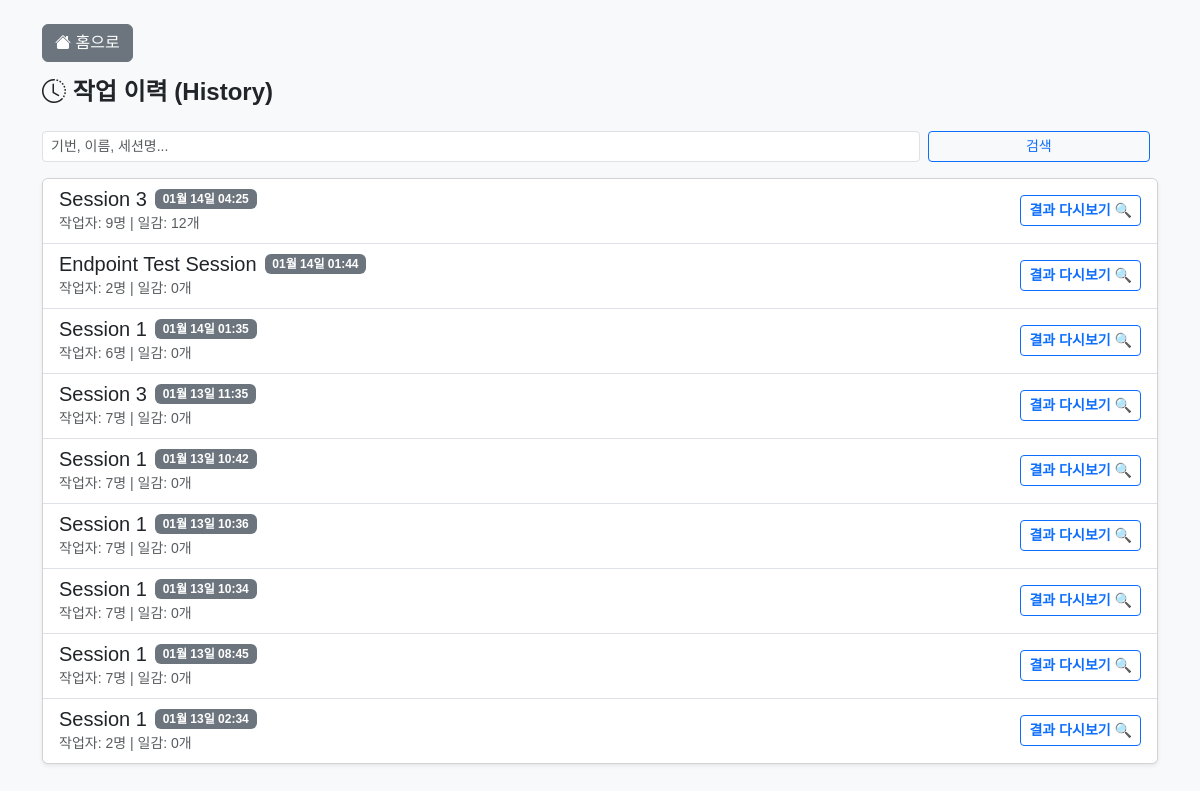
The page /history/ on the database as committed earlier.
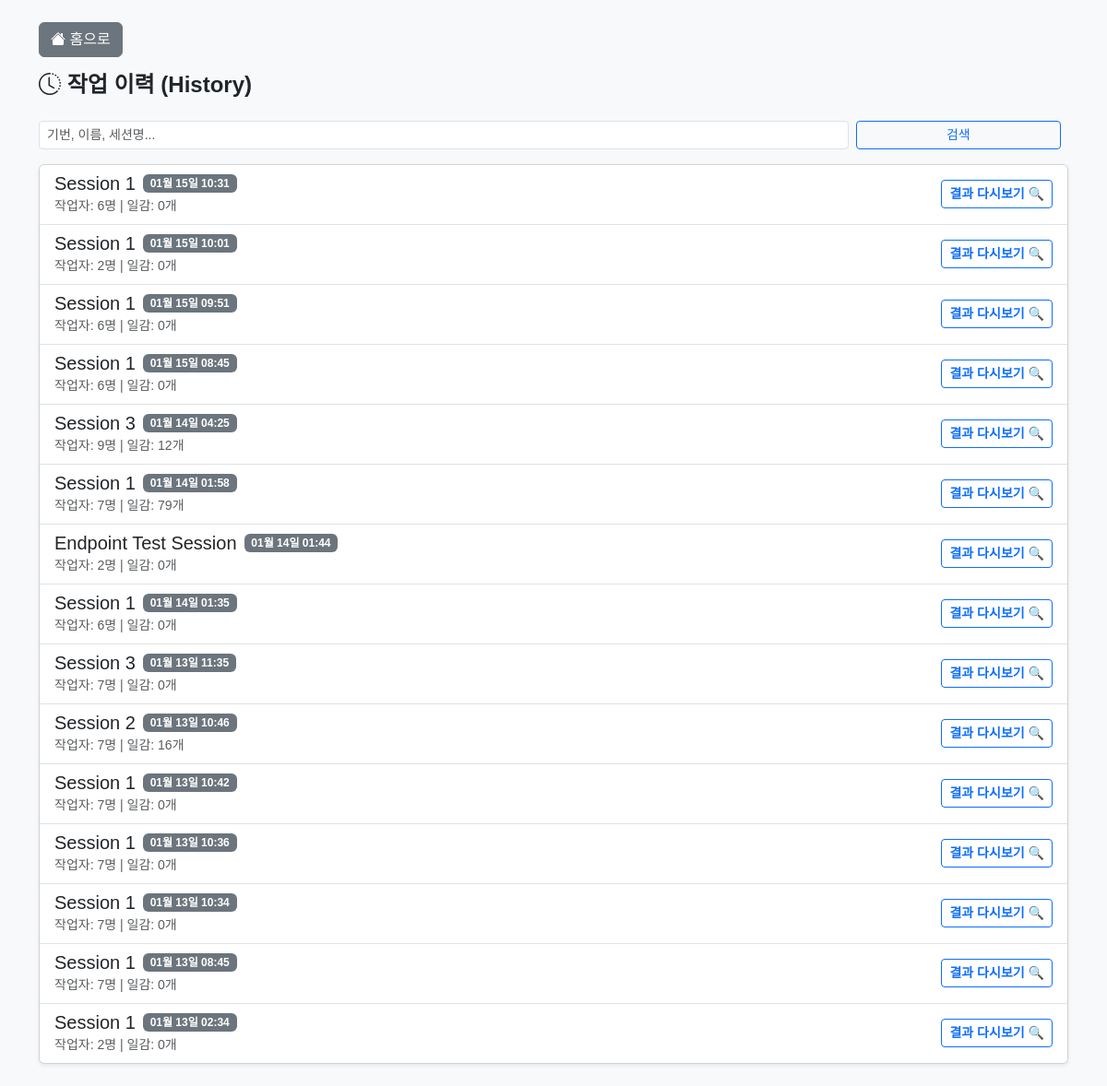
The same page on the database as committed later.
### manning/models.py (models this page shows, shortened)
class WorkSession(models.Model):
    name = models.CharField(max_length=100, verbose_name="세션 이름") # 예: Section A
    created_at = models.DateTimeField(auto_now_add=True) # 만든 날짜
    is_active = models.BooleanField(default=True)

### manning/views.py (the view)
# urls.py: path('history/', views.HistoryView.as_view(), name='history'),
class HistoryView(View):
    def get(self, request):
        history_list = WorkSession.objects.filter(is_active=False).order_by('-created_at')
        query = request.GET.get('q')
        if query:
            history_list = history_list.filter(
                Q(name__icontains=query) |                  # 세션 이름 검색
                Q(workitem__gibun_input__icontains=query) | # 기번 검색 (일감)
                Q(worker__name__icontains=query)            # 작업자 이름 검색 (명단)
            ).distinct() # 중복 제거 (한 세션에 검색된 작업자가 여러 명일 경우 대비)
        return render(request, 'manning/history.html', {'history_list': history_list})

### manning/templates/manning/history.html (shortened to what this page needs)
<!DOCTYPE html>
<html lang="ko">
    <head>
        <link
            href="https://cdn.jsdelivr.net/npm/bootstrap@5.3.0/dist/css/bootstrap.min.css"
            rel="stylesheet"
        />
        <link
            rel="stylesheet"
            href="https://cdn.jsdelivr.net/npm/bootstrap-icons@1.11.3/font/bootstrap-icons.min.css"
        />
        <link
            rel="stylesheet"
            as="style"
            crossorigin
            href="https://cdn.jsdelivr.net/gh/orioncactus/pretendard@v1.3.9/dist/web/static/pretendard.min.css"
        />
    </head>
    <body class="bg-light p-4">
        <div class="container">
            <div class="d-flex justify-content-start align-items-center mb-3">
                <a href="{% url 'index' %}" class="btn btn-secondary">
                    <i class="bi bi-house-fill"></i> 홈으로
                </a>
            </div>
            <div class="d-flex justify-content-between align-items-center mb-3">
                <h4 class="fw-bold">
                    <i class="bi bi-clock-history"></i> 작업 이력 (History)
                </h4>
            </div>
            <div class="d-flex justify-content-between align-items-center mb-3">
                <div class="row gx-2 gy-2 w-100">
                    <div class="col">
                        <form method="GET" class="d-flex">
                            <input
                                type="text"
                                name="q"
                                class="form-control form-control-sm me-2"
                                placeholder="기번, 이름, 세션명..."
                                value="{{ request.GET.q|default:'' }}"
                            />
                            <button
                                type="submit"
                                class="btn btn-sm btn-outline-primary w-25"
                            >
                                검색
                            </button>
                        </form>
                    </div>
                </div>
            </div>
            <div class="card shadow-sm">
                <div class="list-group list-group-flush">
                    {% for session in history_list %}
                    <div
                        class="list-group-item d-flex justify-content-between align-items-center"
                    >
                        <div>
                            <div class="d-flex align-items-center gap-2">
                                <h5 class="mb-0">{{ session.name }}</h5>
                                <span class="badge bg-secondary"
                                    >{{ session.created_at|date:"m월 d일 H:i" }}</span
                                >
                            </div>
                            <small class="text-muted">
                                작업자: {{ session.worker_set.count }}명 | 일감:
                                {{ session.workitem_set.count }}개
                            </small>
                        </div>
                        <a
                            href="{% url 'result_view' session.id %}"
                            class="btn btn-sm btn-outline-primary fw-bold"
                        >
                            결과 다시보기 🔍
                        </a>
                    </div>
                    {% empty %}
                    <div class="p-4 text-center text-muted">
                        기록된 작업 내역이 없습니다.
                    </div>
                    {% endfor %}
                </div>
            </div>
        </div>
    </body>
</html>

Rows that differ between the two databases and show on the page:
added WorkSession: name "Session 1", created_at "01월 15일 10:31", worker_set.count "6", workitem_set.count "0"
added WorkSession: name "Session 1", created_at "01월 15일 10:01", worker_set.count "2", workitem_set.count "0"
added WorkSession: name "Session 1", created_at "01월 15일 09:51", worker_set.count "6", workitem_set.count "0"
added WorkSession: name "Session 1", created_at "01월 15일 08:45", worker_set.count "6", workitem_set.count "0"
now on this page (row edited): WorkSession: name "Session 1", created_at "01월 14일 01:58", worker_set.count "7", workitem_set.count "79"
now on this page (row edited): WorkSession: name "Session 2", created_at "01월 13일 10:46", worker_set.count "7", workitem_set.count "16"
